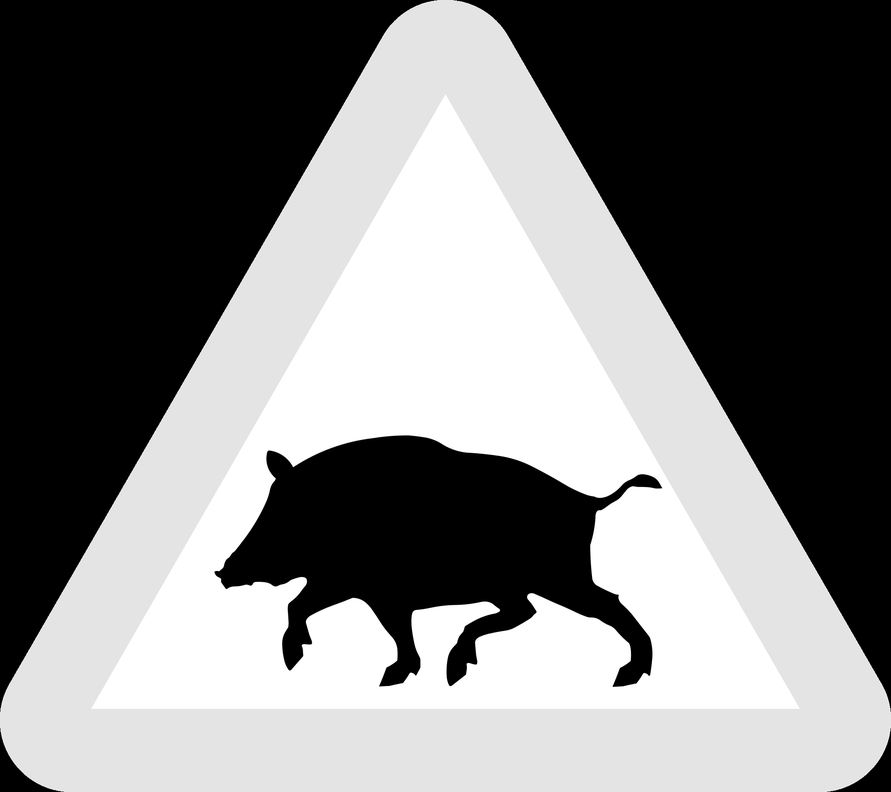
#> input picture harris_corner/harris_swedenroad.python.png, 891 x 792 px, shrunk from 1901 x 1688 before the run
$ python main.py
#> lines starting #> are read from the running program, lines starting #| are printed output that depends on the picture
#> further down, I is the input picture: shape (792, 891); min 0, max 255, mean 122.7
from skimage.io import imread, imshow
from  skimage.feature import peak_local_max
import scipy
import numpy as np
import matplotlib.pyplot as plt
from skimage import exposure

def harris(I, sigma, K, t):
#> called with sigma = 3, K = 0.04, t = 10000000
    I = I.astype('double')
    Ix = scipy.ndimage.sobel(I, axis=0)
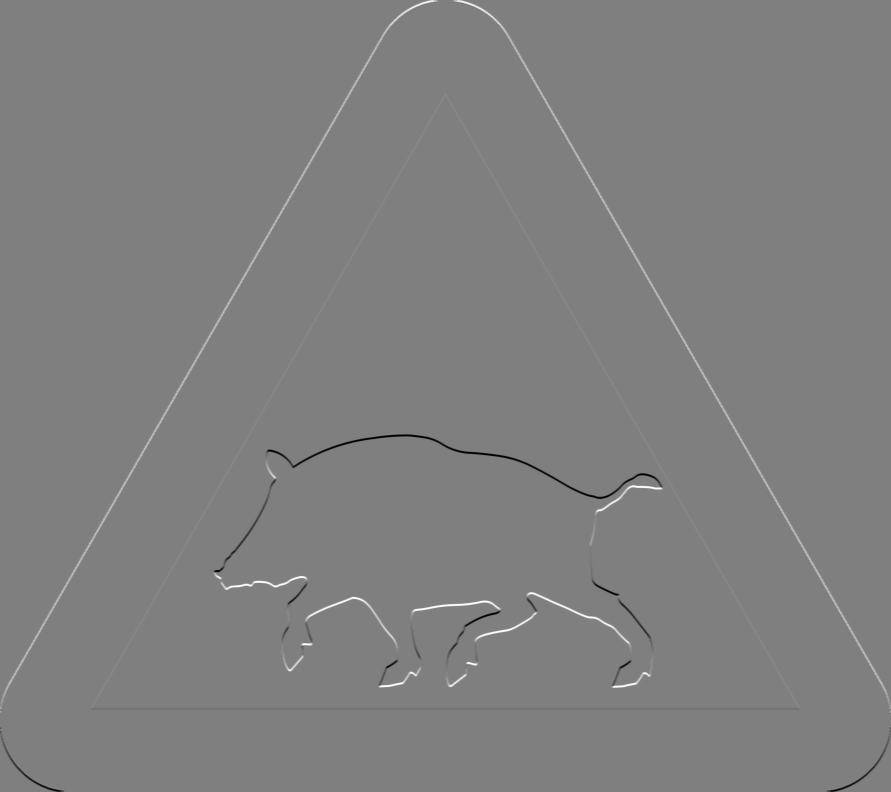
#> Ix: shape (792, 891) float64; min -1020, max 1020, mean 1.9; drawn with min black and max white
    Iy = scipy.ndimage.sobel(I, axis=1)

    M1 = np.multiply(Ix, Ix)
    M2 = np.multiply(Iy, Ix)
    M4 = np.multiply(Iy, Iy)

    M1 = scipy.ndimage.gaussian_filter(M1, sigma)
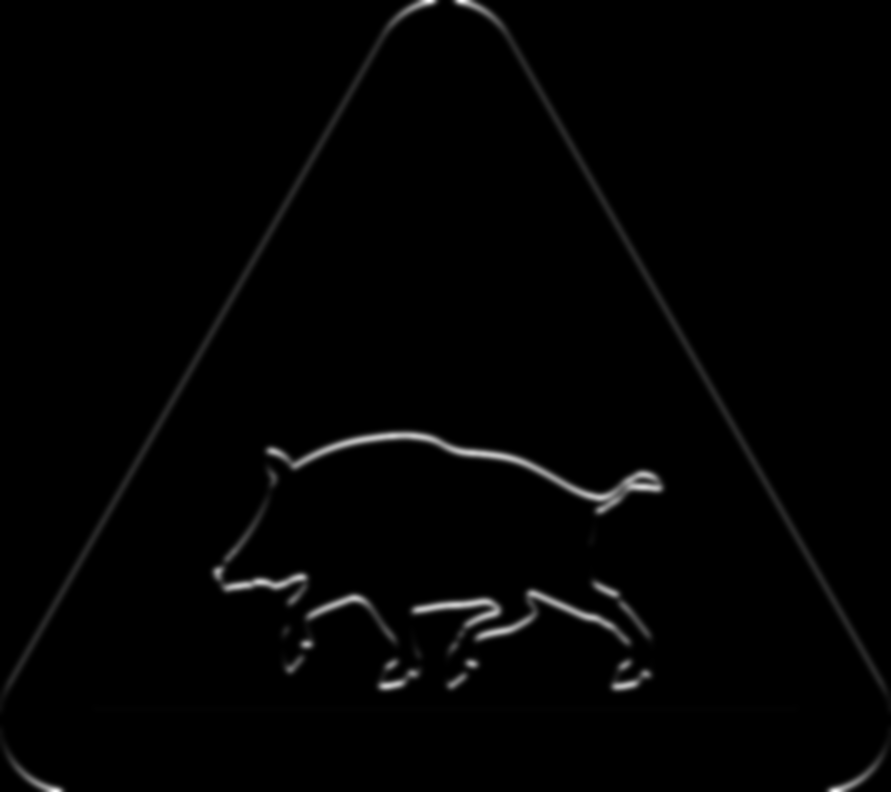
#> M1: shape (792, 891) float64; min 0, max 279690.3, mean 3582; drawn with min black and max white
    M2 = scipy.ndimage.gaussian_filter(M2, sigma)
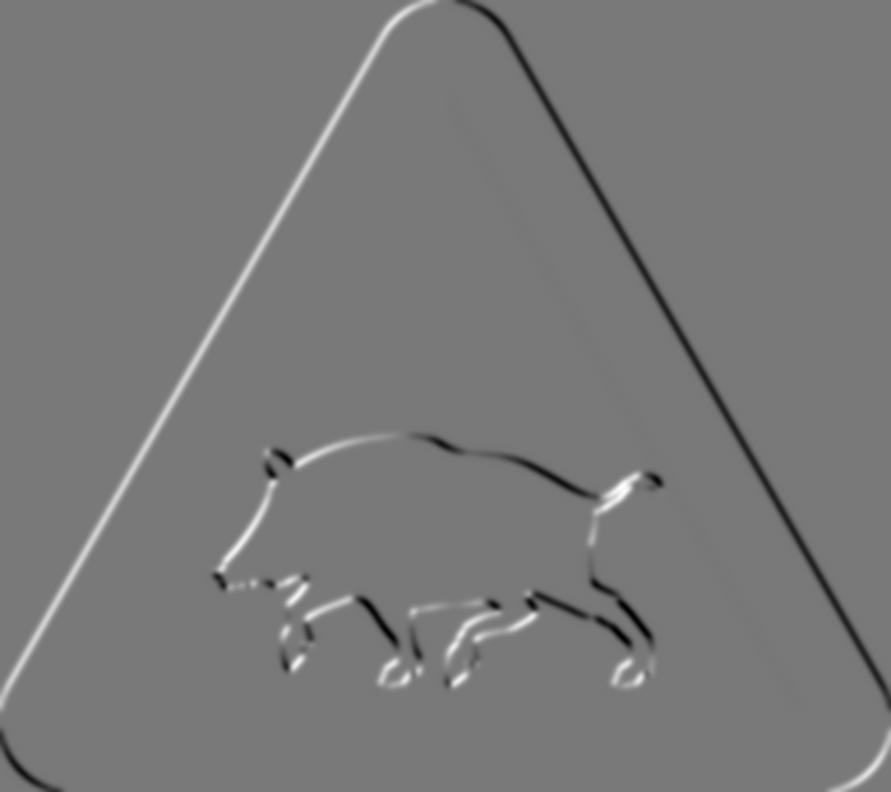
#> M2: shape (792, 891) float64; min -103642.4, max 114754.9, mean 116.8; drawn with min black and max white
    M4 = scipy.ndimage.gaussian_filter(M4, sigma)
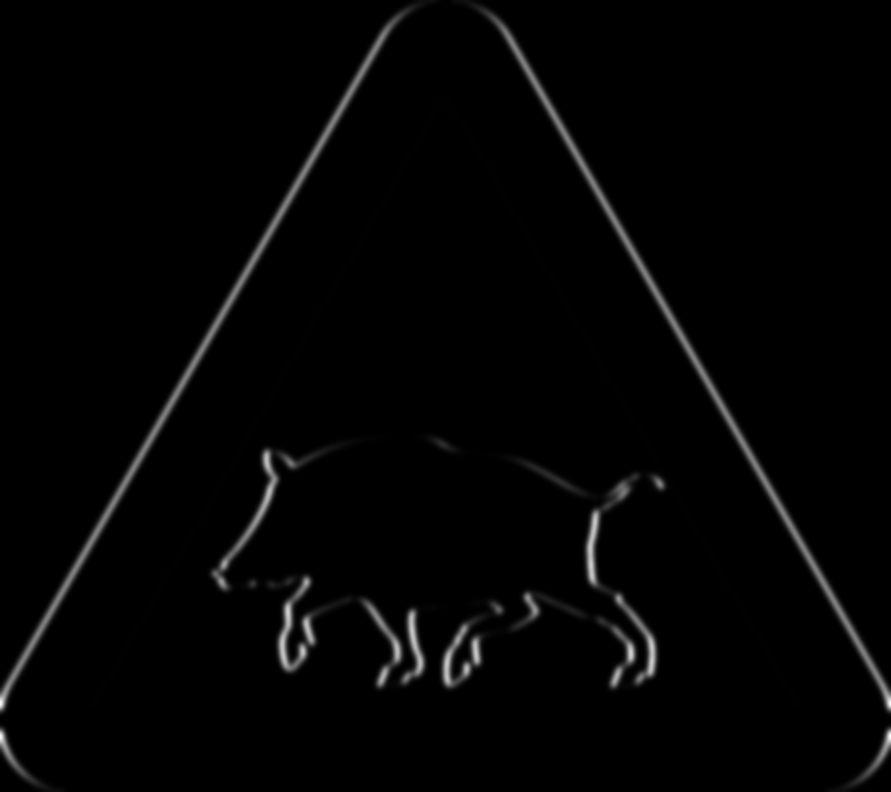
#> M4: shape (792, 891) float64; min 0, max 277647.2, mean 4554.4; drawn with min black and max white

    C = (np.multiply(M1, M4) - np.multiply(M2, M2)) - K * np.multiply(M1+M4, M1+M4)
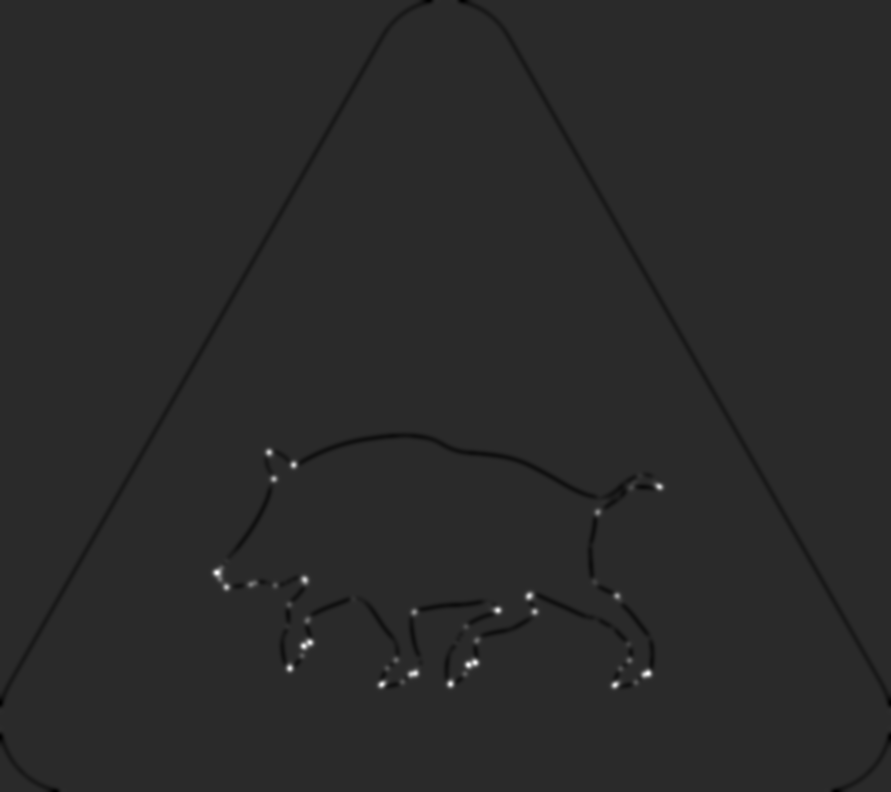
#> C: shape (792, 891) float64; min -2.95e+09, max 1.46e+10, mean -15208346.4; drawn with min black and max white

    # plt.imshow(C, "gray")
    # plt.show()

    C2 = C.copy()
    C[C<t] = 0
    local_maxima = peak_local_max(C, min_distance=2)
#> local_maxima = 46 pairs, first value 452 to 684, second value 216 to 659
    # centers = local_maxima.astype(float)
    centers = local_maxima
#> centers has the same summary as local_maxima

    C2 = C2 - np.min(C2)
    C2 = C2 / np.max(C2)

    fig, axes = plt.subplots(1, 2, figsize=(10, 5))

    # Show each image
    axes[0].imshow(I, "gray")
    axes[0].plot(centers[:, 1], centers[:, 0], 'o')
    axes[0].set_title("Image 1")
    axes[0].axis("off")

    axes[1].imshow(exposure.equalize_adapthist(C2), "gray")
    axes[1].set_title("Image 2")
    axes[1].axis("off")

    plt.tight_layout()
    plt.show()
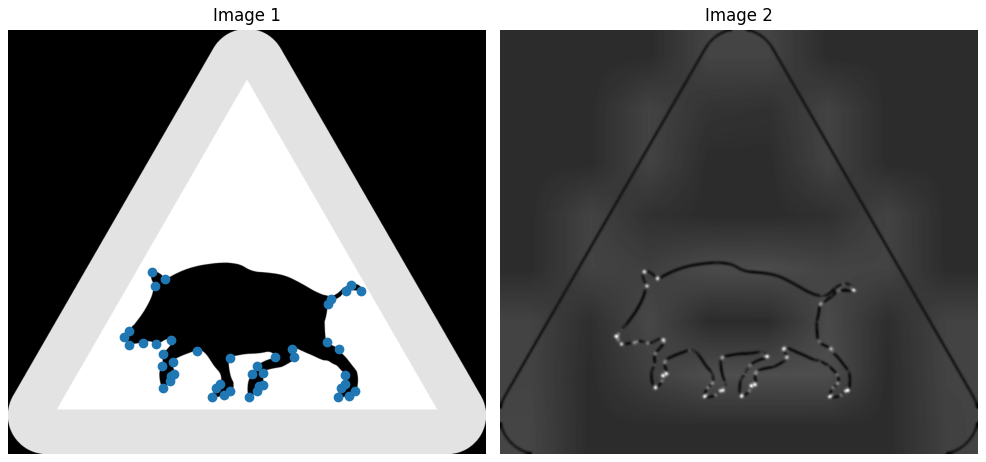
#> figure drawn by matplotlib, 2 panels

# I = imread('checkerboard.python.png')
# harris(I, 1, 0.04, 0)

I = imread('harris_swedenroad.python.png')
harris(I, 3, 0.04, 10**7)
